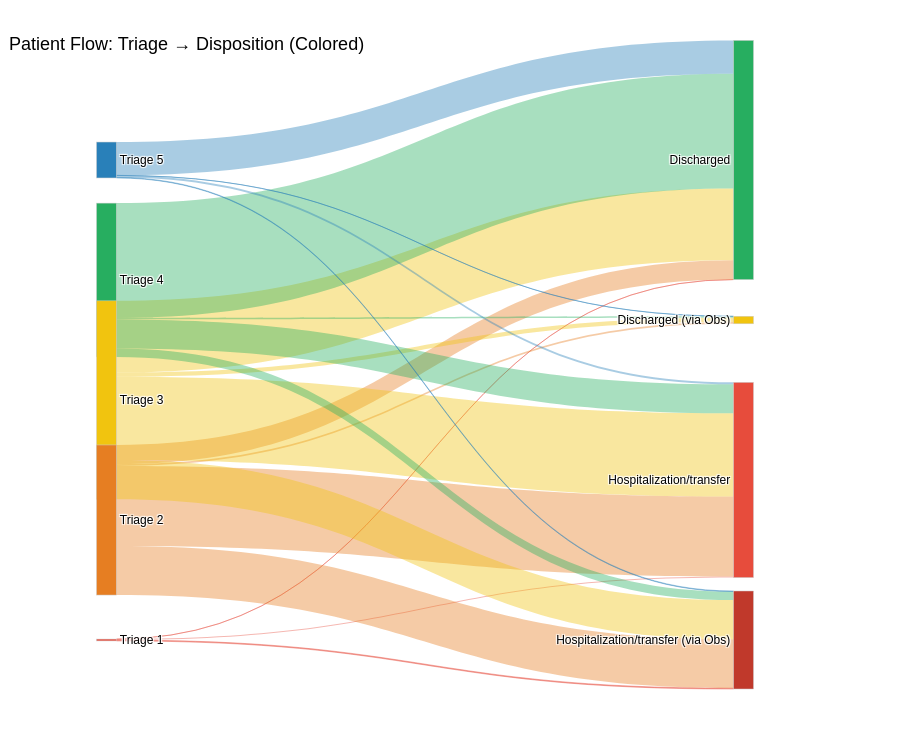

This figure's notebook cell:
### Code cell
# ================================================================
# CONFIGURATION
# ================================================================
COL_TRIAGE    = 'triage'
COL_DISPOSITION = 'disposition'

# ================================================================
# COLORS (Harmonized Keys)
# ================================================================
triage_colors = {
    'Triage 1': '#e74c3c',
    'Triage 2': '#e67e22',
    'Triage 3': '#f1c40f',
    'Triage 4': '#27ae60',
    'Triage 5': '#2980b9',
}

disposition_colors = {
    'Hospitalization/transfer (via Obs)': '#c0392b',
    'Hospitalization/transfer':           '#e74c3c',
    'Discharged (via Obs)':               '#f1c40f',
    'Discharged':                         '#27ae60',
    #'Unknown':                            '#5a5e6b',
}

def get_node_color(label):
    for palette in [triage_colors, disposition_colors]:
        if label in palette:
            return palette[label]
    return '#a6acaf'

# ================================================================
# DATA PREPARATION
# ================================================================
df_alluvial = df.copy()

# Suppression des NaNs éventuels pour éviter "Triage nan"
df_alluvial = df_alluvial.dropna(subset=[COL_TRIAGE, COL_DISPOSITION])

# Création des labels (Assure-toi que le nom correspond aux clés du dico ci-dessus)
df_alluvial['_triage_label'] = 'Triage ' + df_alluvial[COL_TRIAGE].astype(int).astype(str)
df_alluvial['_disposition_label'] = df_alluvial[COL_DISPOSITION].astype(str)

# ================================================================
# NODES
# ================================================================
def get_present_vals(order_list, series):
    present = set(series.unique())
    return [v for v in order_list if v in present]

triage_vals = get_present_vals(
    ['Triage 5', 'Triage 4', 'Triage 3', 'Triage 2', 'Triage 1'],
    df_alluvial['_triage_label']
)

disposition_vals = get_present_vals(
    ['Discharged', 'Discharged (via Obs)', 'Hospitalization/transfer', 'Hospitalization/transfer (via Obs)' ],
    df_alluvial['_disposition_label']
)

all_labels  = triage_vals + disposition_vals
label_idx   = {label: i for i, label in enumerate(all_labels)}
node_colors = [get_node_color(l) for l in all_labels]

# ================================================================
# POSITIONS
# ================================================================
def assign_y(labels):
    n = len(labels)
    if n <= 1: return [0.5]
    return [round(0.10 + i * (0.80 / (n - 1)), 4) for i in range(n)]

pos = {}
for label, y in zip(triage_vals, assign_y(triage_vals)):
    pos[label] = (0.01, y)
for label, y in zip(disposition_vals, assign_y(disposition_vals)):
    pos[label] = (0.99, y)

node_x = [pos[l][0] for l in all_labels]
node_y = [pos[l][1] for l in all_labels]

# ================================================================
# LINKS (The coloring fix happens here)
# ================================================================
grp = (df_alluvial.groupby(['_triage_label', '_disposition_label'])
       .size()
       .reset_index(name='count'))

all_sources, all_targets, all_values, all_colors = [], [], [], []

for _, row in grp.iterrows():
    src, tgt = row['_triage_label'], row['_disposition_label']
    if src not in label_idx or tgt not in label_idx:
        continue

    all_sources.append(label_idx[src])
    all_targets.append(label_idx[tgt])
    all_values.append(int(row['count']))

    # Correction : on cherche 'Triage X' dans triage_colors
    hex_c = triage_colors.get(src, '#a6acaf')
    # Conversion Hex -> RGBA pour la transparence
    r, g, b = int(hex_c[1:3], 16), int(hex_c[3:5], 16), int(hex_c[5:7], 16)
    all_colors.append(f'rgba({r},{g},{b},0.4)')

# ================================================================
# FIGURE
# ================================================================
fig = go.Figure(data=[go.Sankey(
    arrangement='fixed',
    node=dict(
        pad=15, thickness=20,
        line=dict(color='#cccccc', width=0.5),
        label=all_labels, color=node_colors,
        x=node_x, y=node_y,
        hovertemplate='<b>%{label}</b><br>%{value} patients<extra></extra>',
    ),
    link=dict(
        source=all_sources, target=all_targets,
        value=all_values, color=all_colors,
        hovertemplate='%{source.label} → %{target.label}<br><b>%{value} patients</b><extra></extra>',
    ),
)])

# ================================================================
# FIGURE LAYOUT
# ================================================================
fig.update_layout(
    title=dict(
        text='Patient Flow: Triage → Disposition (Colored)',
        font=dict(size=18, color='black'), # S'assurer que le titre est noir
        x=0.01
    ),
    font=dict(size=12, family='Arial', color='black'), # Texte en noir

    # --- LES MODIFICATIONS POUR LE FOND BLANC ---
    paper_bgcolor='white',      # Fond tout autour du graphique
    plot_bgcolor='white',       # Fond de la zone de tracé
    template='plotly_white',    # Thème global blanc
    # --------------------------------------------

    height=750,
    margin=dict(t=100, b=50, l=100, r=150),
)

# saving
fig.write_html(f"{output_dir}/sankey_patient_journey_simple_v1.html")
fig.show()

### Figure 1 — Plotly figure (JSON) as saved in the notebook; plotly's stock layout.template omitted (floating-point values rounded to 4 significant figures)
{"data": [{"arrangement": "fixed", "link": {"color": ["rgba(231,76,60,0.4)", "rgba(231,76,60,0.4)", "rgba(231,76,60,0.4)", "rgba(230,126,34,0.4)", "rgba(230,126,34,0.4)", "rgba(230,126,34,0.4)", "rgba(230,126,34,0.4)", "rgba(241,196,15,0.4)", "rgba(241,196,15,0.4)", "rgba(241,196,15,0.4)", "rgba(241,196,15,0.4)", "rgba(39,174,96,0.4)", "rgba(39,174,96,0.4)", "rgba(39,174,96,0.4)", "rgba(39,174,96,0.4)", "rgba(41,128,185,0.4)", "rgba(41,128,185,0.4)", "rgba(41,128,185,0.4)", "rgba(41,128,185,0.4)"], "hovertemplate": "%{source.label} → %{target.label}<br><b>%{value} patients</b><extra></extra>", "source": [4, 4, 4, 3, 3, 3, 3, 2, 2, 2, 2, 1, 1, 1, 1, 0, 0, 0, 0], "target": [5, 7, 8, 5, 6, 7, 8, 5, 6, 7, 8, 5, 6, 7, 8, 5, 6, 7, 8], "value": [4, 107, 86, 2024, 191, 8421, 5146, 7544, 437, 8751, 4125, 12076, 156, 3047, 890, 3504, 11, 204, 60]}, "node": {"color": ["#2980b9", "#27ae60", "#f1c40f", "#e67e22", "#e74c3c", "#27ae60", "#f1c40f", "#e74c3c", "#c0392b"], "hovertemplate": "<b>%{label}</b><br>%{value} patients<extra></extra>", "label": ["Triage 5", "Triage 4", "Triage 3", "Triage 2", "Triage 1", "Discharged", "Discharged (via Obs)", "Hospitalization/transfer", "Hospitalization/transfer (via Obs)"], "line": {"color": "#cccccc", "width": 0.5}, "pad": 15, "thickness": 20, "x": [0.01, 0.01, 0.01, 0.01, 0.01, 0.99, 0.99, 0.99, 0.99], "y": [0.1, 0.3, 0.5, 0.7, 0.9, 0.1, 0.3667, 0.6333, 0.9]}, "type": "sankey"}], "layout": {"title": {"font": {"size": 18, "color": "black"}, "text": "Patient Flow: Triage → Disposition (Colored)", "x": 0.01}, "font": {"size": 12, "family": "Arial", "color": "black"}, "margin": {"t": 100, "b": 50, "l": 100, "r": 150}, "paper_bgcolor": "white", "plot_bgcolor": "white", "height": 750}}
